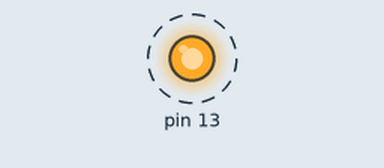
Recording of a sketch running on a simulated Arduino Uno, built with avr-gcc and run on an emulated ATmega328P. On the bench: output pins drawn as LEDs (lit = HIGH). Dashed ring = blinking. What the sketch prints to the serial monitor is not drawn.

Above: at 0.5 s.
Timing chart, 0 to 4.6 s (numbered marks = the images above):
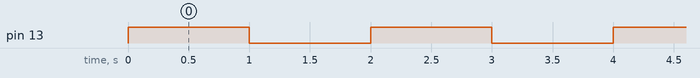

Measured:
- by itself, pin 13: alternates HIGH for 1.0 s and LOW for 1.0 s

The sketch:

Initialize_Serial.ino
```cpp
void setup() {
  //Initialize  LED pin
  pinMode(13, OUTPUT);
  digitalWrite(13, HIGH); //Turn LED on

  //Initialize serial
  Serial.begin(9600);
}
void loop() {
  delay(1000);
  digitalWrite(13, LOW); //Turn LED off
  delay(1000);
  digitalWrite(13, HIGH); //Turn LED on

  Serial.println("Blink");
}
```
